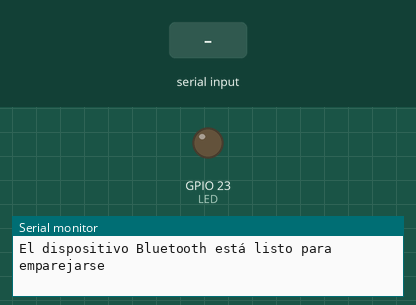
The sketch below on a simulated ESP32. Shown: output pins drawn as LEDs (lit = HIGH), the last lines printed to the serial monitor. Inputs (shaded band) come from the test bench. Nothing arrives over Bluetooth unless stated.

Above: at 1.2 s.
1.3 s: "1" received over the second serial link
At 1.7 s:
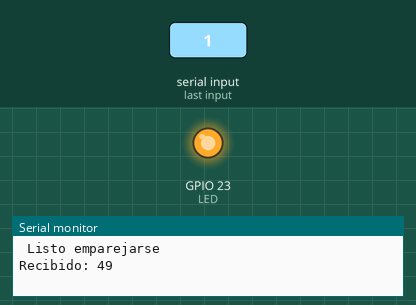
Timing chart, 0 to 4.3 s (numbered marks = the images above; inputs shaded):
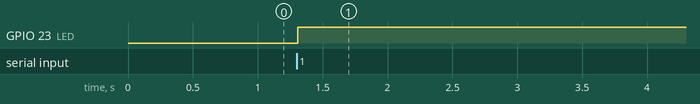

The sketch:

sketch_mar2a.ino
```cpp
#include "BluetoothSerial.h"
#define LED 23
#if !defined(CONFIG_BT_ENABLED) || !defined(CONFIG_BLUEDROID_ENABLED)
#error Bluetooth is not enabled! Please run `make menuconfig` to and enable it
#endif
BluetoothSerial BT;
void setup() {
  // put your setup code here, to run once:
  Serial.begin(9600);         // Inicialización de la conexión en serie para la depuración
  BT.begin("ESP32_Control");  // Nombre de su dispositivo Bluetooth y en modo esclavo
  Serial.println("El dispositivo Bluetooth está listo para emparejarse");
  pinMode(LED, OUTPUT);
}

void loop() {
  // put your main code here, to run repeatedly:
  if (BT.available())

  {
      Serial.println(" Listo emparejarse");

    int incoming = BT.read();
    // Lee lo que recibimos
    Serial.print("Recibido: ");
    Serial.println(incoming);
    if (incoming == 49) {  // 1 en ASCII
      // LED Encendido
      digitalWrite(LED, HIGH);
      BT.println("LED encendido");  // Envía el mensaje de texto a través de BT Serial
    }
    if (incoming == 48) {
      digitalWrite(LED, HIGH);    // 0 en ASCII
                                  // LED Apagado
      BT.println("LED apagado");  // Envía el mensaje de texto a través de BT Serial
    }
  }
  delay(20);
}
```

Measured:
- after the input at 1.3 s, GPIO 23 (LED): LOW → HIGH at once
